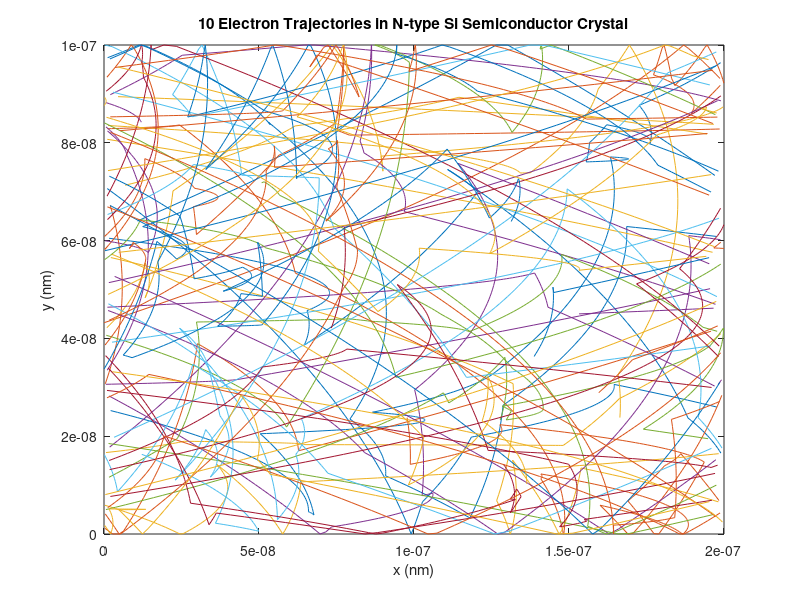
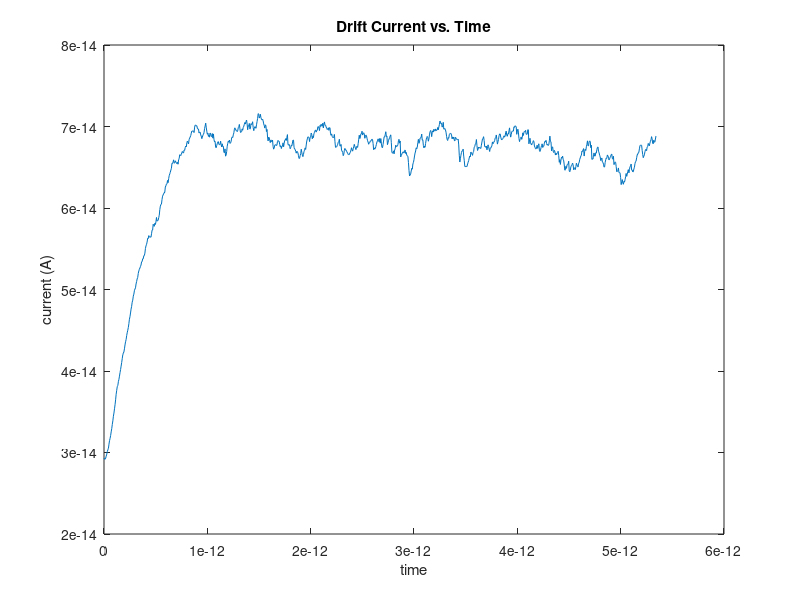
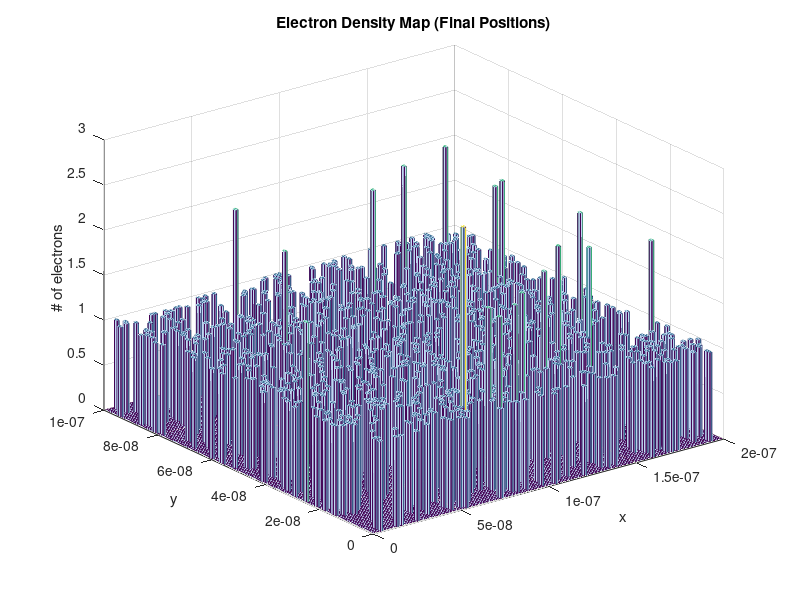
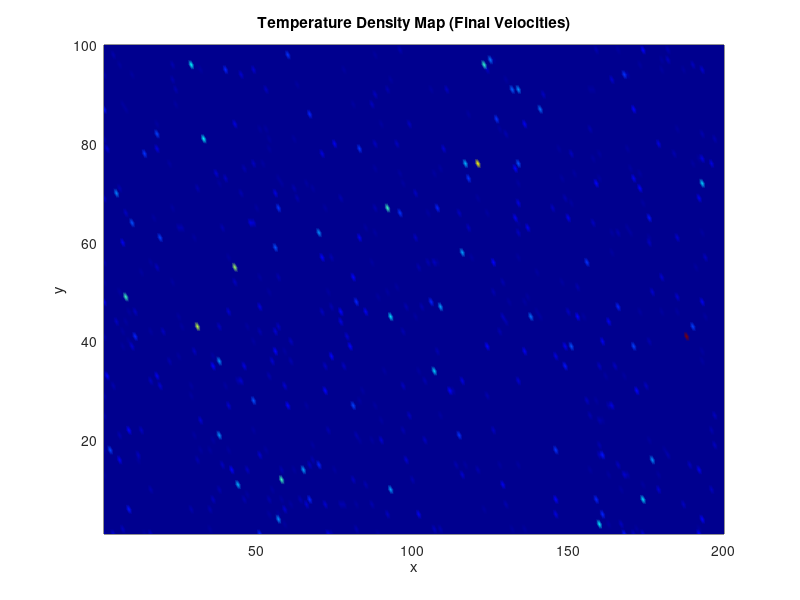

The MATLAB script that drew these images, in order:
%%
% ELEC 4700 Assignment 3 
% Agberien Stephen 

%% Part 1
% This section involves modifying the Monte-Carlo simulator from assignment
% 1, and removing the bottle-neck, by adding a voltage across the x-axis of
% the semiconductor crystal. This voltage results in an electric field
% forming within the semiconductor. The applied voltage was set to 0.1 V,
% as given in the assignment instructions. 

nElectrons = 1000; 
nTime = 1000;
time = zeros(1, nTime);
m0 = 9.10938215e-31; %rest mass of an electron (kg)
mn = 0.26*m0; %effective mass of an electron (kg)
tau = 0.2e-12; %mean time between collisions (s)
Kb = 1.38064852e-23; %boltzmann constant (J/K)
T = 300; %temperature (K)
vth = sqrt(2*Kb*T/mn); %thermal velocity
dt = (100e-9)/vth/100;
l = vth*tau; %mean free path
temperature = zeros(1, nTime);
Pscat = 1 - exp(-dt/tau); 
x = linspace(0, 200, 400)*10^(-9); %x axis
y = linspace(0, 100, 400)*10^(-9); %y axis

voltagex = 0.1; 
voltagey = 0;
Ex = voltagex/(200e-9);
Ey = voltagey/(100e-9);
%%
% The electric field seen by the electrons is equal to:
E = sqrt(Ex^2 + Ey^2)

%%
% The force on each electron is equal to:
F = E * (1.60217653e-19)

%%
% The acceleration on each electron is equal to:
a = F/mn

%%
voltagex = 0.4; 
voltagey = 0;
Ex = voltagex/(200e-9);
Ey = voltagey/(100e-9);

Px = zeros(nElectrons, nTime);
Py = zeros(nElectrons, nTime); 

for n = 1 : nElectrons
    Px(n, 1) = x(randi(400));
    Py(n, 1) = y(randi(400));
end

Vx = zeros(nElectrons, nTime); 
Vy = zeros(nElectrons, nTime);
accelx = zeros(nElectrons, nTime); 
accely = zeros(nElectrons, nTime);

MaxwellBoltzmannVdist = makedist('Normal', 'mu', 0, 'sigma', sqrt(Kb*T/mn));

for k = 1 : nElectrons
    Vx(k, :) = random(MaxwellBoltzmannVdist);
    Vy(k, :) = random(MaxwellBoltzmannVdist);
    accelx(k, :) = Ex * (-1.60217653e-19/mn); %F = ma
    accely(k, :) = Ey * (-1.60217653e-19/mn);
end

avgV = sqrt(sum(Vx(:, 1).^2)/nElectrons + sum(Vy(:, 1).^2/nElectrons));

for j = 1 : nElectrons
    for w = 2 : nTime
        Vx(j, w) = Vx(j, w-1) + accelx(j, w-1) * dt;
        Vy(j, w) = Vy(j, w-1) + accely(j, w-1) * dt;
        if isnan(Px(j, w-1))
            if left == 1
                Px(j, w) = 0 + Vx(j, w)*dt;
            end
            if right == 1
                Px(j, w) = 200e-9 + Vx(j, w)*dt;
            end
        else
            Px(j, w) = Px(j, w-1) + Vx(j, w)*dt;
        end
        
        if Px(j, w) > 200e-9
            left = 1; 
            right = 0;
            Px(j, w) = NaN;
        end
        if Px(j, w) < 0
            left = 0;
            right = 1;
            Px(j, w) = NaN;
        end
        
        Py(j, w) = Py(j, w-1) + Vy(j, w)*dt; 
        if Py(j, w) > 100e-9
            Py(j, w) = 100e-9; 
            Vy(j, w:end) = -Vy(j, w);
        end
        if Py(j, w) < 0
            Py(j, w) = 0;
            Vy(j, w:end) = -Vy(j, w);
        end
        if Pscat > rand()
            Vx(j, w:end) = random(MaxwellBoltzmannVdist);
            Vy(j, w:end) = random(MaxwellBoltzmannVdist);
        end
    end
end

for i = 1:nTime
        temperature(i) = (sum(Vx(:, i).^2) + sum(Vy(:, i).^2))*mn/Kb/2/nElectrons;
        if i > 1
            time(i) = time(i-1) + dt;
        end
end

n = 100e15;
for i = 1:nTime
        Jd(i) = sqrt(sum(Vx(:, i).^2)/nElectrons + sum(Vy(:, i).^2/nElectrons))*(1.60217653e-19);
        if i > 1
            time(i) = time(i-1) + dt;
        end
end

for g = 1:10
    figure(1)
    plot(Px(g, :), Py(g, :))
    xlabel('x (nm)')
    ylabel('y (nm)')
    title('10 Electron Trajectories in N-type Si Semiconductor Crystal')
    hold on
end
%
% The electron drift current density is calculated by multiplying the
% charge of an electron, the number of electrons, the electron mobility in
% the material, and the electric field. The carrier velocity can be
% calculated by multiplying the electron mobility and the electric field.
% Therefore, the electron drift current density can be simplified as the
% product of the carrier charge, number of carriers, and the average
% carrier velocity. A plot of the drift current over time is shown in the
% following figure and a noticeable property is that the current
% drastically increases at first and then levels out. This effect can be
% due to the initialization of the velocities. Considering the electric 
% field begins to accelerate the electrons as time goes on, it is
% reasonable that the current follows an increasing trend. 

figure(2)
plot(time, Jd)
title('Drift Current vs. Time')
xlabel('time')
ylabel('current (A)')

densityM = [Px(:, 1000), Py(:, 1000)];
figure(3)
hist3(densityM, [200 100])
title('Electron Density Map (Final Positions)')
xlabel('x')
ylabel('y')
zlabel('# of electrons')

tempx = zeros(ceil(200), ceil(100));
tempy = zeros(ceil(200), ceil(100));
tempn = zeros(ceil(200), ceil(100)); 

for z = 1:nElectrons
    x = floor(Px(z, 1000)/1e-9);
    y = floor(Py(z, 1000)/1e-9);
    if (x == 0 || isnan(x)) 
        x = 1; 
    end 
    if (y == 0 || isnan(y))
        y = 1; 
    end
    tempy(x, y) = tempy(x, y) + Vy(z, 1000)^2;
    tempx(x, y) = tempx(x, y) + Vx(z, 1000)^2;
    tempn(x, y) = tempn(x, y) + 1;
end

temp2 = (tempx + tempy) .* mn ./ Kb ./ 2 ./ tempn;
temp2(isnan(temp2)) = 0; 
temp2 = temp2';

figure(4)
xtemp = linspace(1, 200, 200);
ytemp = linspace(1, 100, 100);
pcolor(xtemp, ytemp, temp2)
shading interp
colormap(jet)
title('Temperature Density Map (Final Velocities)')
xlabel('x')
ylabel('y')